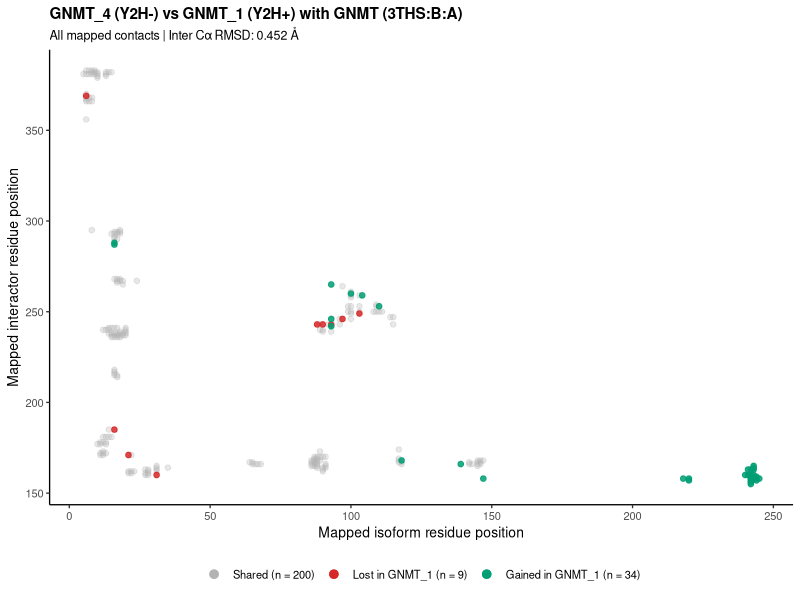
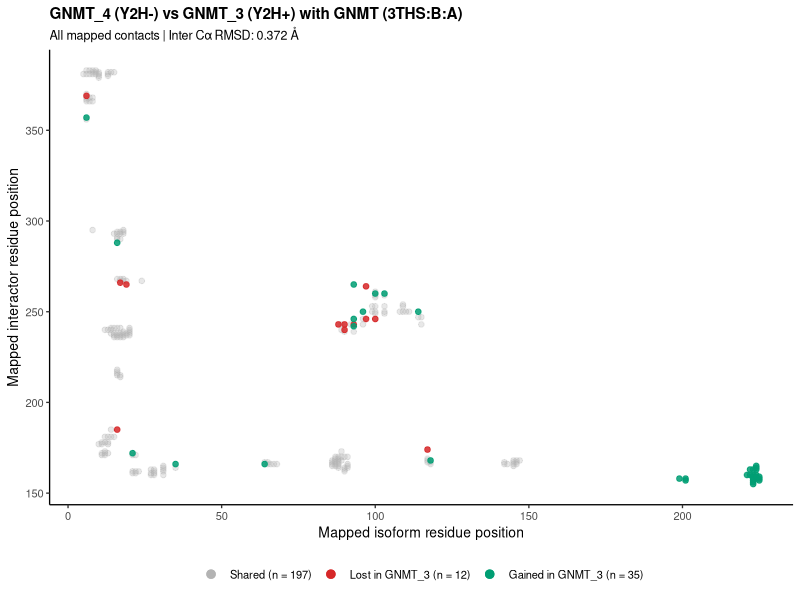
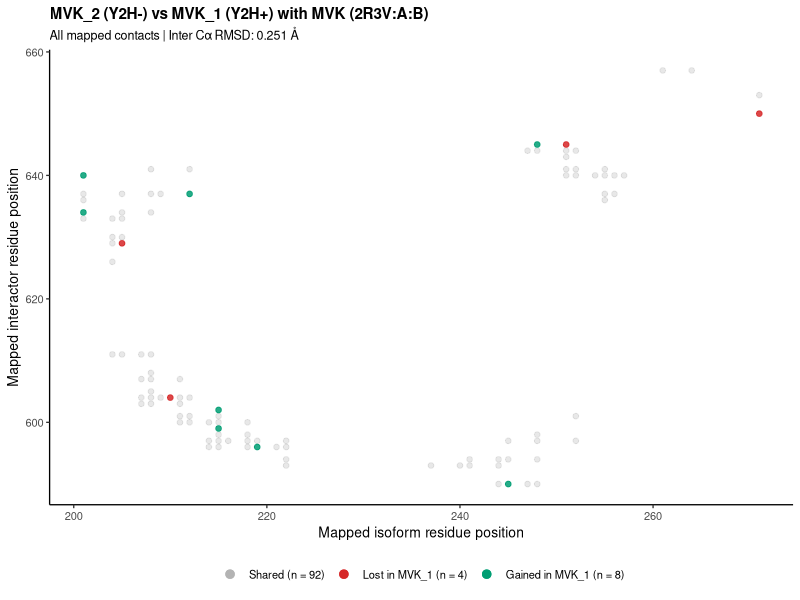
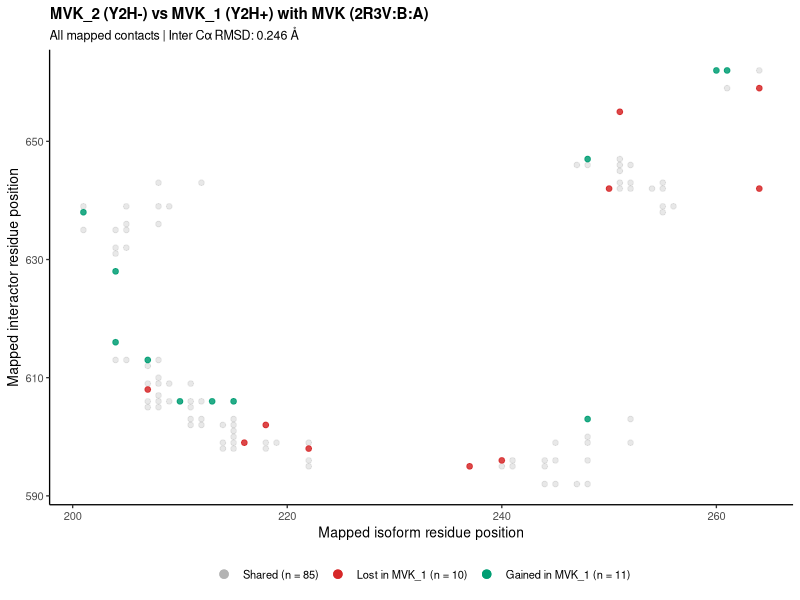
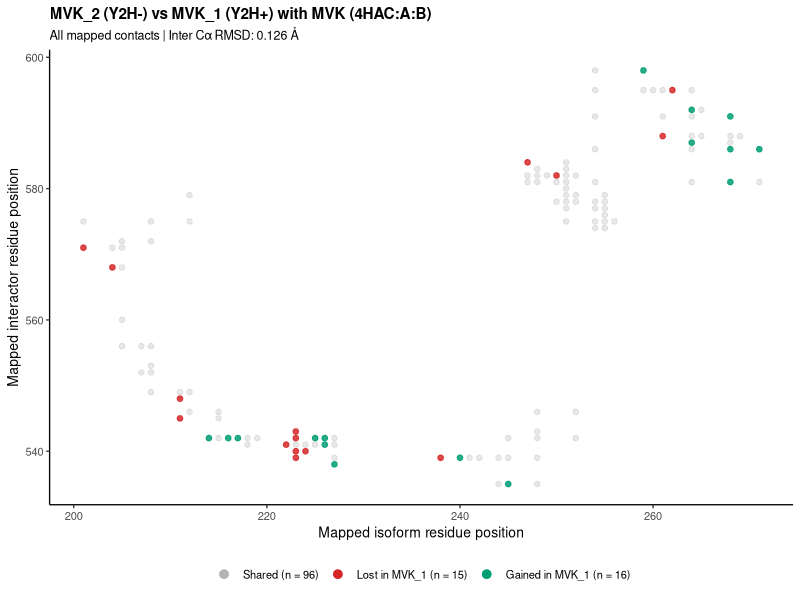
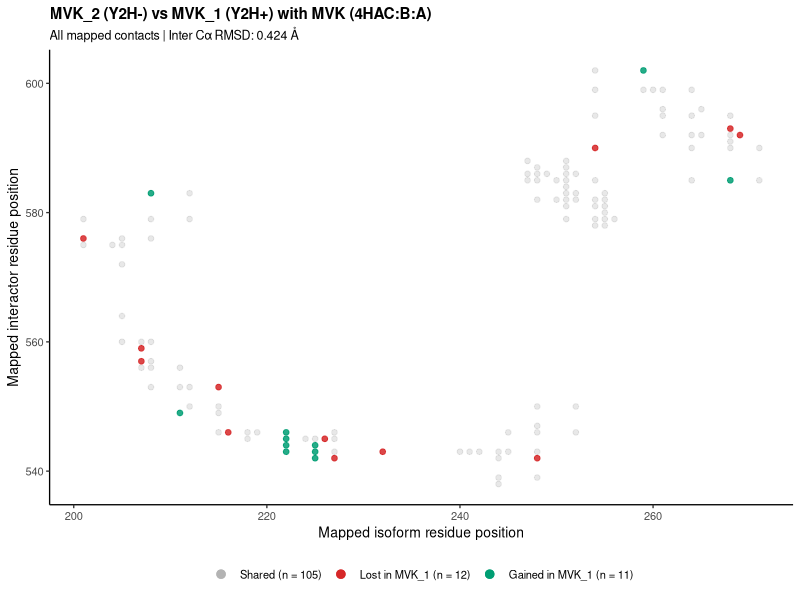
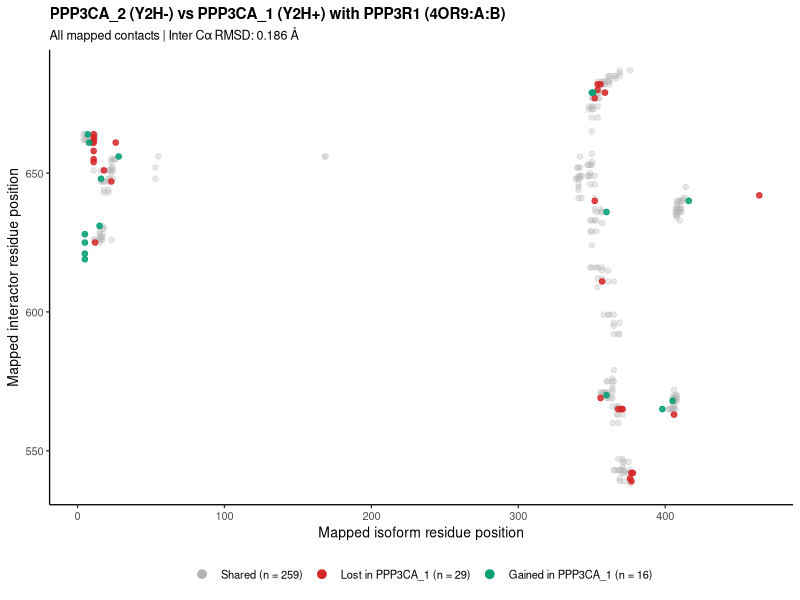
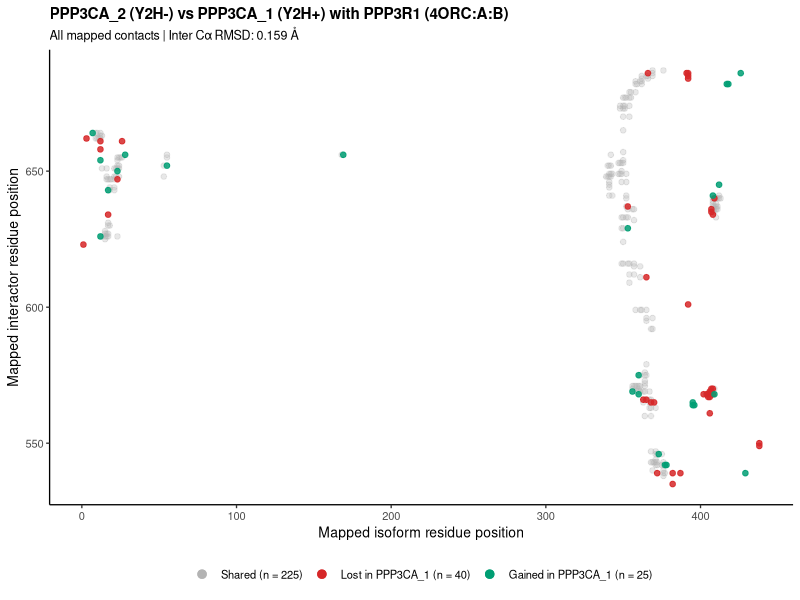

Recreate these plots in R, in order.
library(ggplot2)

# Reads the complete comparison results [1]
summary_df <- read.delim(
  "summary_results/all_results.tsv",
  check.names = FALSE
)

# Reads every mapped residue contact [1]
contact_df <- read.delim(
  "interface_analysis/interface_contact_changes.tsv",
  check.names = FALSE
)

# Applies the final structural comparison limit
# Rows above 2 A are not used in any final contact map
selected_df <- summary_df[
  summary_df$Inter_CA_RMSD <= 2,
]

# Uses the comparison IDs to keep their matching contact rows
contact_df <- contact_df[
  contact_df$Comparison_ID %in% selected_df$Comparison_ID,
]

# Residue IDs have the form chain:position:amino_acid
# strsplit separates these three parts [2]
# rbind puts the separated parts into one matrix
iso_parts <- do.call(
  rbind,
  strsplit(
    contact_df$Iso_Residue,
    ":",
    fixed = TRUE
  )
)

inter_parts <- do.call(
  rbind,
  strsplit(
    contact_df$Inter_Residue,
    ":",
    fixed = TRUE
  )
)

# The second part of each residue ID is its sequence position
# These positions become the two contact-map axes
contact_df$Iso_Position <- as.numeric(iso_parts[, 2])
contact_df$Inter_Position <- as.numeric(inter_parts[, 2])

# Output folder for the final contact maps
contact_dir <- "figures/final_2A/contact_maps"
dir.create(
  contact_dir,
  recursive = TRUE,
  showWarnings = FALSE
)

# Draws one contact map for every final comparison
for (comparison_id in selected_df$Comparison_ID) {
  # Selects one comparison and its contacts
  result_row <- selected_df[
    selected_df$Comparison_ID == comparison_id,
  ]
  plot_df <- contact_df[
    contact_df$Comparison_ID == comparison_id,
  ]

  # Reads the names used in the title and axes
  iso_1 <- result_row$Iso_1[1]
  iso_2 <- result_row$Iso_2[1]
  inter_name <- result_row$Inter_ID[1]
  tpl_id <- result_row$Base_Tpl[1]
  tpl_iso_chain <- result_row$Tpl_Iso_Chain[1]
  tpl_inter_chain <- result_row$Tpl_Inter_Chain[1]
  inter_rmsd <- result_row$Inter_CA_RMSD[1]

  # Converts the experimental result into a short title label
  y2h_1 <- ifelse(
    result_row$Interaction_Found_1[1] == "positive",
    "Y2H+",
    "Y2H-"
  )
  y2h_2 <- ifelse(
    result_row$Interaction_Found_2[1] == "positive",
    "Y2H+",
    "Y2H-"
  )

  # Counts the three contact types
  # Model 1 is Y2H negative and model 2 is Y2H positive
  shared_count <- sum(plot_df$Change_Type == "shared")
  lost_count <- sum(
    plot_df$Change_Type == "lost_in_positive"
  )
  gained_count <- sum(
    plot_df$Change_Type == "gained_in_positive"
  )

  # Adds the counts to the legend text
  shared_label <- paste0(
    "Shared (n = ", shared_count, ")"
  )
  lost_label <- paste0(
    "Lost in ", iso_2, " (n = ", lost_count, ")"
  )
  gained_label <- paste0(
    "Gained in ", iso_2, " (n = ", gained_count, ")"
  )

  # factor fixes the order used for drawing and for the legend [3]
  plot_df$Contact_Type <- factor(
    plot_df$Change_Type,
    levels = c(
      "shared",
      "lost_in_positive",
      "gained_in_positive"
    ),
    labels = c(
      shared_label,
      lost_label,
      gained_label
    )
  )

  # Draws shared contacts first so changed contacts appear on top [4]
  plot_df <- plot_df[
    order(plot_df$Contact_Type),
  ]

  # Uses grey for shared, red for lost and green for gained
  contact_colors <- c(
    "#B3B3B3",
    "#D62728",
    "#009E73"
  )
  names(contact_colors) <- c(
    shared_label,
    lost_label,
    gained_label
  )

  # Makes shared points lighter so changed contacts remain visible
  contact_alpha <- c(0.30, 0.85, 0.85)
  names(contact_alpha) <- c(
    shared_label,
    lost_label,
    gained_label
  )

  # Makes an invisible point for every legend category
  # This keeps a zero-count category in the legend
  legend_df <- data.frame(
    Iso_Position = plot_df$Iso_Position[1],
    Inter_Position = plot_df$Inter_Position[1],
    Contact_Type = factor(
      c(shared_label, lost_label, gained_label),
      levels = c(shared_label, lost_label, gained_label)
    )
  )

  # Makes a title with the Y2H results, interactor, template and chains
  figure_title <- paste0(
    iso_1, " (", y2h_1, ") vs ",
    iso_2, " (", y2h_2, ")",
    " with ", inter_name,
    " (", tpl_id, ":",
    tpl_iso_chain, ":",
    tpl_inter_chain, ")"
  )

  # Each point represents one mapped isoform-interactor residue pair [5]
  contact_plot <- ggplot(
    plot_df,
    aes(
      x = Iso_Position,
      y = Inter_Position,
      color = Contact_Type,
      alpha = Contact_Type
    )
  ) +
    geom_point(size = 1.6) +
    # Adds the invisible points needed for zero-count legend entries
    geom_point(
      data = legend_df,
      aes(
        x = Iso_Position,
        y = Inter_Position,
        color = Contact_Type
      ),
      inherit.aes = FALSE,
      size = 0,
      alpha = 0,
      show.legend = TRUE
    ) +
    # Applies the fixed contact colors and transparency [6]
    scale_color_manual(
      values = contact_colors,
      drop = FALSE
    ) +
    scale_alpha_manual(
      values = contact_alpha,
      drop = FALSE,
      guide = "none"
    ) +
    # Keeps the three contact types in one legend row [7]
    guides(
      color = guide_legend(
        nrow = 1,
        byrow = TRUE,
        override.aes = list(size = 2.5, alpha = 1)
      )
    ) +
    # Adds the comparison title, RMSD and residue axes
    labs(
      title = figure_title,
      subtitle = paste(
        "All mapped contacts | Inter C\u03B1 RMSD:",
        round(inter_rmsd, 3),
        "\u00C5"
      ),
      x = "Mapped isoform residue position",
      y = "Mapped interactor residue position",
      color = NULL
    ) +
    # Uses a simple background suitable for a scientific figure [8]
    theme_classic(base_size = 10) +
    theme(
      plot.title = element_text(size = 11, face = "bold"),
      plot.subtitle = element_text(size = 9),
      legend.position = "bottom"
    )

  # Makes a filename without spaces or punctuation
  figure_name <- paste0(
    iso_1, "_vs_", iso_2,
    "_with_", inter_name,
    "_", tpl_id,
    "_", tpl_iso_chain,
    "_", tpl_inter_chain
  )
  figure_name <- gsub(
    "[^A-Za-z0-9_]+",
    "_",
    figure_name
  )

  # Saves a high-resolution PNG image [9]
  ggsave(
    file.path(
      contact_dir,
      paste0(figure_name, "_contact_map.png")
    ),
    contact_plot,
    width = 7.2,
    height = 5.8,
    dpi = 300,
    bg = "white"
  )
}


######### REFERENCES #########
# 1 - https://stat.ethz.ch/R-manual/R-devel/library/utils/html/read.table.html
# 2 - https://stat.ethz.ch/R-manual/R-devel/library/base/html/strsplit.html
# 3 - https://stat.ethz.ch/R-manual/R-devel/library/base/html/factor.html
# 4 - https://stat.ethz.ch/R-manual/R-devel/library/base/html/order.html
# 5 - https://ggplot2.tidyverse.org/reference/geom_point.html
# 6 - https://ggplot2.tidyverse.org/reference/scale_manual.html
# 7 - https://ggplot2.tidyverse.org/reference/guide_legend.html
# 8 - https://ggplot2.tidyverse.org/reference/ggtheme.html
# 9 - https://ggplot2.tidyverse.org/reference/ggsave.html
